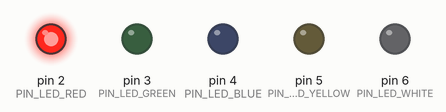
Simulated run of this sketch. Board: Arduino Uno, built with avr-gcc and run on an emulated ATmega328P. Parts: output pins drawn as LEDs (lit = HIGH).

Above: at 0.5 s.
At 3.5 s:
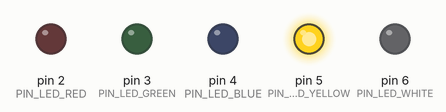
At 5.0 s:
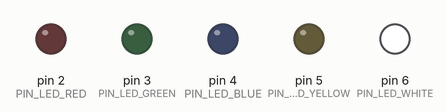
At 8.5 s:
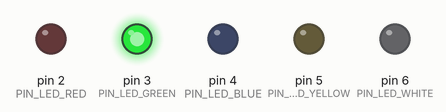
At 12.5 s:
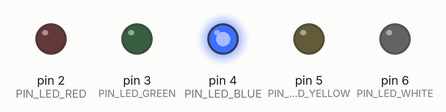
Timing chart, 0 to 13.0 s (numbered marks = the images above):
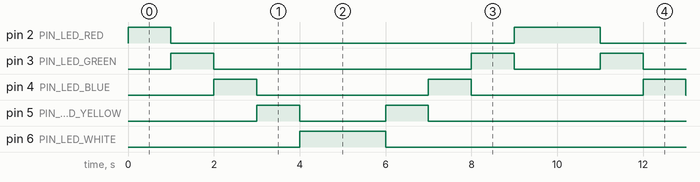

Measured:
- by itself, pin 2 (PIN_LED_RED): repeats every 10.0 s: LOW 8.0 s, HIGH 2.0 s
- by itself, pin 3 (PIN_LED_GREEN): repeats every 10.0 s: LOW 6.0 s, HIGH 1.0 s, LOW 2.0 s, HIGH 1.0 s
- by itself, pin 4 (PIN_LED_BLUE): alternates HIGH for 1.0 s and LOW for 4.0 s
- by itself, pin 5 (PIN_LED_YELLOW): repeats every 10.0 s: LOW 2.0 s, HIGH 1.0 s, LOW 6.0 s, HIGH 1.0 s
- by itself, pin 6 (PIN_LED_WHITE): alternates HIGH for 2.0 s and LOW for 8.0 s

The sketch:

04_Exercise_LineBlink.ino
```cpp
int PIN_LED_RED = 2;
int PIN_LED_GREEN = 3;
int PIN_LED_BLUE = 4;
int PIN_LED_YELLOW = 5;
int PIN_LED_WHITE = 6;

void setup() {
  pinMode(PIN_LED_RED, OUTPUT);
  pinMode(PIN_LED_GREEN, OUTPUT);
  pinMode(PIN_LED_BLUE, OUTPUT);
  pinMode(PIN_LED_YELLOW, OUTPUT);
  pinMode(PIN_LED_WHITE, OUTPUT);
}

void loop() {
  // From Red to White
  digitalWrite(PIN_LED_RED, HIGH);
  delay(1000);
  digitalWrite(PIN_LED_RED, LOW);
  digitalWrite(PIN_LED_GREEN, HIGH);
  delay(1000);
  digitalWrite(PIN_LED_GREEN, LOW);
  digitalWrite(PIN_LED_BLUE, HIGH);
  delay(1000);
  digitalWrite(PIN_LED_BLUE, LOW);
  digitalWrite(PIN_LED_YELLOW, HIGH);
  delay(1000);
  digitalWrite(PIN_LED_YELLOW, LOW);
  digitalWrite(PIN_LED_WHITE, HIGH);
  delay(1000);
  digitalWrite(PIN_LED_WHITE, LOW);

  // White to Red
  digitalWrite(PIN_LED_WHITE, HIGH);
  delay(1000);
  digitalWrite(PIN_LED_WHITE, LOW);
  digitalWrite(PIN_LED_YELLOW, HIGH);
  delay(1000);
  digitalWrite(PIN_LED_YELLOW, LOW);
  digitalWrite(PIN_LED_BLUE, HIGH);
  delay(1000);
  digitalWrite(PIN_LED_BLUE, LOW);
  digitalWrite(PIN_LED_GREEN, HIGH);
  delay(1000);
  digitalWrite(PIN_LED_GREEN, LOW);
  digitalWrite(PIN_LED_RED, HIGH);
  delay(1000);
  digitalWrite(PIN_LED_RED, LOW);
}
```
